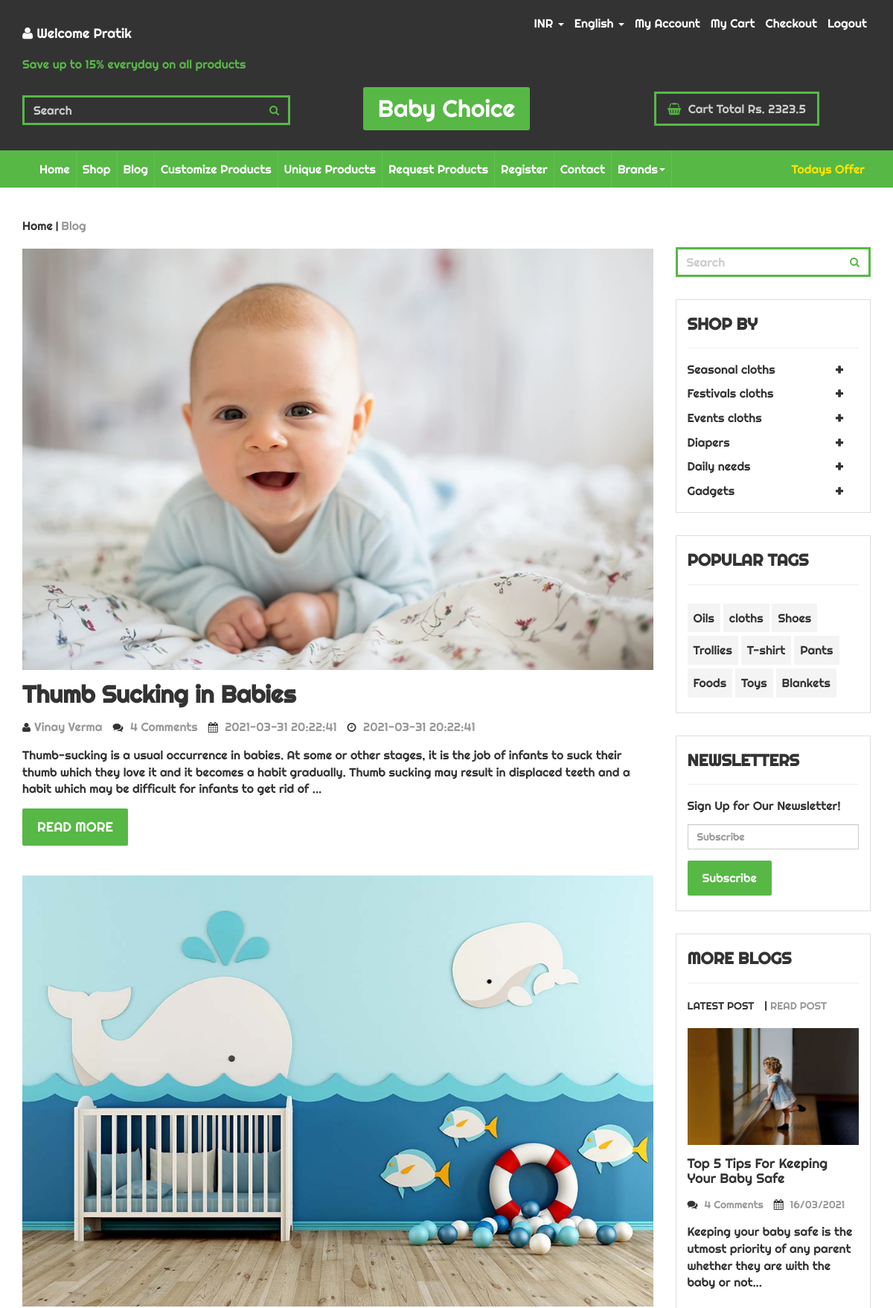
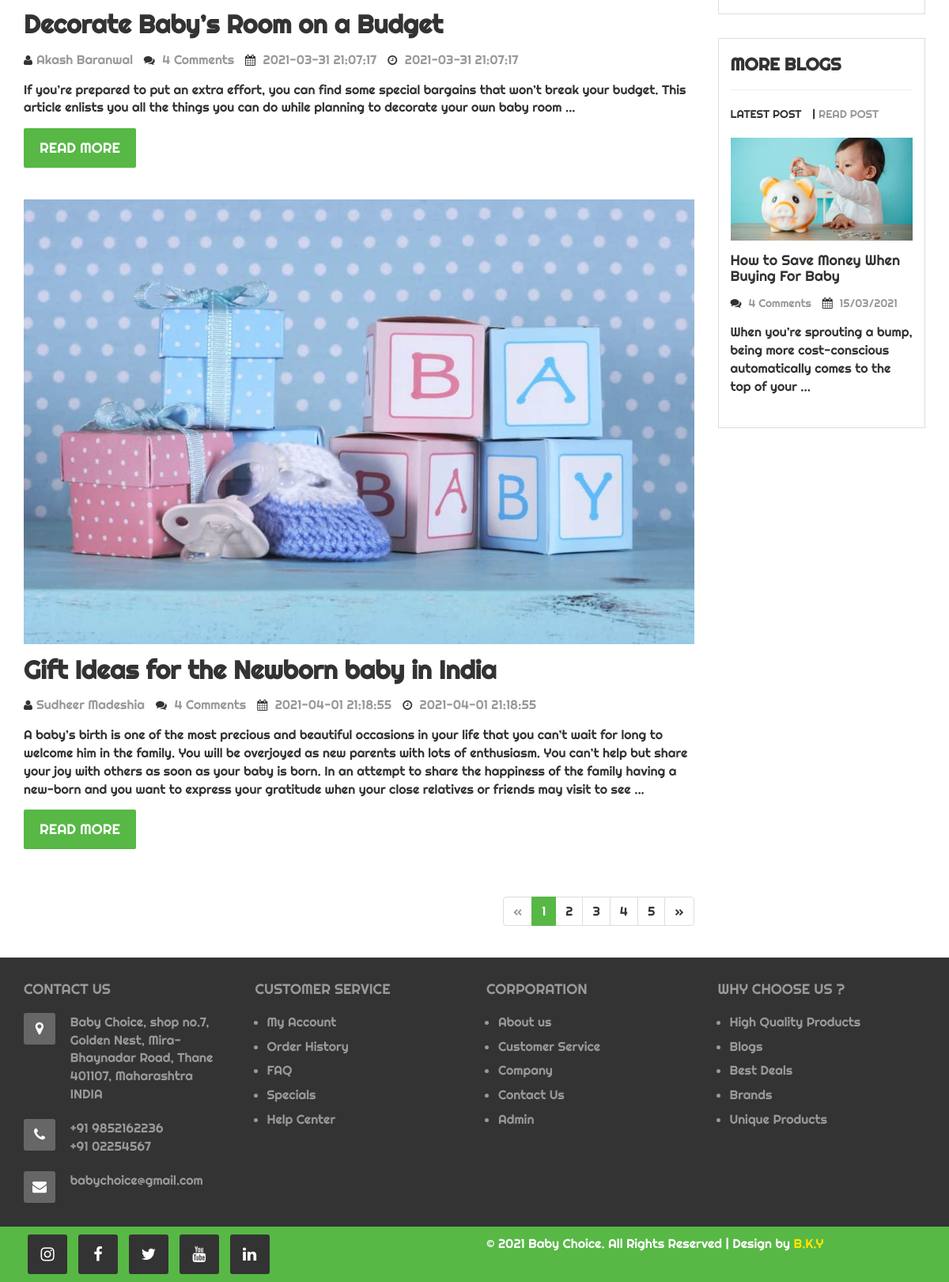
The app's page /blog.php (signed in) with its own data (2 pictures, top to bottom).
### tables this page shows
CREATE TABLE `blogs` (
  `blog_id` int(7) NOT NULL,
  `blog_title` varchar(255) NOT NULL,
  `blog_description` text NOT NULL,
  `blog_author` varchar(255) NOT NULL,
  `blog_image` varchar(255) NOT NULL,
  `blog_time` datetime NOT NULL DEFAULT current_timestamp(),
  `blog_date` datetime NOT NULL DEFAULT current_timestamp()
);

### blog.php (the view, shortened to what this page needs)
<?php
include 'header.php';
?>
<!DOCTYPE html>
<html lang="en">
<head>
  <link href="css/bootstrap.min.css" rel="stylesheet">
  <link href="css/global.css" rel="stylesheet">
  <link href="css/blog.css" rel="stylesheet">
  <link rel="stylesheet" type="text/css" href="css/font-awesome.min.css" />
</head>
<body>
  <section id="center" class="clearfix center_product">
    <div class="container">
      <div class="row">
        <div class="center_p1 clearfix">
          <div class="col-sm-9">
            <div class="center_p1i clearfix">
              <ul class="mgt">
                <li><a href="index.php">Home</a></li> |
                <li class="col_2">Blog</li>
              </ul>
            </div><br>
            <?php
						$sql = "SELECT * FROM `blogs` LIMIT 3";
						$result = mysqli_query($conn, $sql);
						while ($row = mysqli_fetch_assoc($result)) {
							$blogid = $row['blog_id'];
							$blogimage = $row['blog_image'];
							$blogtitle = $row['blog_title'];
							$blogauthor = $row['blog_author'];
							$blogdesc = $row['blog_description'];
							$blogdate = $row['blog_date'];
							echo ' <div class="blog_1 mgt clearfix">
			<a href="blog_detail.php"><img src="img/' . $blogimage . '" class="iw" alt="abc"></a>
			<h3><a href="blog_detail.php">' . $blogtitle . '</a></h3>
			<ul>
				<li><i class="fa fa-user"></i>' . $blogauthor . '</li>
				<li><i class="fa fa-comments"></i> 4 Comments</li>
				<li><i class="fa fa-calendar"></i> ' . $blogdate . ' </li>
				<li><i class="fa fa-clock-o"></i> ' . $blogdate . '</li>
			</ul>
			<p>' . $blogdesc . ' </p>
			<h5><a class="button mgt" href="blog_detail.php?blog=' . $blogid . '">READ MORE</a></h5>
		</div>
		<br>
		<br>
		';
						}
						?>
            <div class="center_product_1r4r text-right clearfix">
              <ul class="pagination">
                <li class="disabled"><a href="blog_detail.php">«</a></li>
                <li class="active"><a href="blog_detail.php">1 <span class="sr-only">(current)</span></a></li>
                <li><a href="blog_detail.php">2</a></li>
                <li><a href="blog_detail.php">3</a></li>
                <li><a href="blog_detail.php">4</a></li>
                <li><a href="blog_detail.php">5</a></li>
                <li><a href="blog_detail.php">»</a></li>
              </ul>
            </div>
          </div>
          <div class="col-sm-3">
            <div class="top_2l center_3l1o clearfix">
              <div class="input-group">
                <input type="text" class="form-control" placeholder="Search">
                <span class="input-group-btn">
                  <button class="btn btn-primary" type="button">
                    <i class="fa fa-search"></i></button>
                </span>
              </div>
            </div>
            <div class="center_3l1 clearfix">
              <h4 class="mgt">SHOP BY</h4>
              <hr>
              <div class="ziehharmonika">
                <h3 data-prefix="★" class=""><a href="#">Seasonal cloths</a>
                  <div class="collapseIcon">+</div>
                </h3>
                <h3 data-prefix="★"><a href="#">Festivals cloths</a>
                  <div class="collapseIcon">+</div>
                </h3>
                <h3 data-prefix="★" class=""><a href="#">Events cloths</a>
                  <div class="collapseIcon">+</div>
                </h3>
                <h3 data-prefix="★"><a href="#">Diapers</a>
                  <div class="collapseIcon">+</div>
                </h3>
                <h3 data-prefix="★" class=""><a href="#">Daily needs</a>
                  <div class="collapseIcon">+</div>
                </h3>
                <h3 data-prefix="★"><a href="#">Gadgets</a>
                  <div class="collapseIcon">+</div>
                </h3>
              </div>
            </div>
            <div class="center_3l1 clearfix">
              <h4 class="mgt">POPULAR TAGS</h4>
              <hr>
              <div class="center_3l1io clearfix">
                <ul class="mgt">
                  <li><a href="#">Oils</a></li>
                  <li><a href="#">cloths</a></li>
                  <li><a href="#">Shoes</a></li>
                  <li><a href="#">Trollies</a></li>
                  <li><a href="#">T-shirt</a></li>
                  <li><a href="#">Pants</a></li>
                  <li><a href="#">Foods</a></li>
                  <li><a href="#">Toys</a></li>
                  <li><a href="#">Blankets</a></li>
                </ul>
              </div>
            </div>
            <div class="center_3l1 clearfix">
              <h4 class="mgt">NEWSLETTERS</h4>
              <hr>
              <h6>Sign Up for Our Newsletter!</h6>
              <input class="form-control" placeholder="Subscribe" type="text">
              <h6><a class="button mgt" href="#">Subscribe</a></h6>
            </div>
            <div class="blog_right clearfix">
              <h4 class="mgt">MORE BLOGS</h4>
              <hr>
              <div class="center_p1i clearfix">
                <ul class="mgt">
                  <li><a href="blog_detail.php">LATEST POST</a></li> |
                  <li><a class="col_2" href="blog_detail.php">READ POST</a></li>
                </ul>
              </div><br>
              <img src="img/35.jpg" class="iw" alt="abc">
              <h5><a href="blog_detail.php">Top 5 Tips For Keeping Your Baby Safe</a></h5>
              <ul>
                <li><i class="fa fa-comments"></i> 4 Comments</li>
                <li><i class="fa fa-calendar"></i> 16/03/2021</li>
              </ul>
              <p>Keeping your baby safe is the utmost priority of any parent whether they are with the
                baby or not...</p><br>
            </div>
            <div class="blog_right clearfix">
              <h4 class="mgt">MORE BLOGS</h4>
              <hr>
              <div class="center_p1i clearfix">
                <ul class="mgt">
                  <li><a href="blog_detail.php">LATEST POST</a></li> |
                  <li><a class="col_2" href="blog_detail.php">READ POST</a></li>
                </ul>
              </div><br>
              <img src="img/36.jpg" class="iw" alt="abc">
              <h5><a href="blog_detail.php">How to Save Money When Buying For Baby</a></h5>
              <ul>
                <li><i class="fa fa-comments"></i> 4 Comments</li>
                <li><i class="fa fa-calendar"></i> 15/03/2021</li>
              </ul>
              <p>When you’re sprouting a bump, being more cost-conscious automatically comes to the top of
                your ...</p><br>
            </div>
          </div>
        </div>
      </div>
    </div>
  </section>
</body>
</html>
<?php
include 'footer.php';
?>

### css/global.css (style rules this page uses)
body { font-family: 'Righteous', cursive; }
h1,h2,h3,h4,h5,h6 { padding:0; margin:0; }
ul { padding:0; margin:0; list-style:none; margin-top:15px; }
p { padding:0; margin:0; font-size:16px; margin-top:15px; }
h3 { font-size:32px; margin-top:15px; font-weight:bold; }
h4 { font-size:22px; margin-top:15px; font-weight:bold; }
h5 { font-size:18px; margin-top:15px; }
h6 { font-size:16px; margin-top:15px; }
.iw { width:100%; }
.button { background:#57b846; display:inline-block; color:#fff; padding:15px 20px!important; margin-top:10px; border-radius:2px; }
.mgt { margin-top:0!important; }
.col_2 { color:#999; }
.top_2l .form-control { border:none; background:none; font-size:16px; }
.top_2l ::placeholder { color: #ccc; opacity: 1; }
.top_2l .input-group { border:3px solid #57b846; }
.top_2l .btn { border:none; background:none; color: #57b846; font-weight:bold; }

### css/blog.css (style rules this page uses)
.center_product { padding-top:40px; padding-bottom:20px; }
.center_p1i ul li { display:inline-block; }
.center_3l1 { border:1px solid #ddd; padding:20px 15px; margin-top:30px; }
.center_3l1o { margin-top:40px; }
.center_3l1 .form-control { margin-top:15px; border-radius:0; }
.center_3l1io ul li { display:inline-block; margin-top:5px; font-size:16px; }
.center_3l1io ul li a { padding:8px; display:block; background:#f4f4f4; }
.ziehharmonika h3 { cursor: pointer; padding-right: 40px; transition: 0.25s all; position: relative; font-size:16px; font-weight:100; }
.ziehharmonika .collapseIcon { position: absolute; right: 20px; top: 45%; font-size: 24px; font-weight: 300; -ms-transform: translate(0, -50%); transform: translate(0, -50%); }
.blog_1 ul li { display:inline-block; margin-right:10px; color:#999; }
.blog_1 ul li i { margin-right:5px; font-size:14px; color:#333; }
.blog_1 { margin-top:30px; }
.center_product_1r4r ul li a { color:#333; }
.pagination>.active>a, .pagination>.active>span, .pagination>.active>a:hover, .pagination>.active>span:hover, .pagination>.active>a:focus, .pagination>.active>span:focus { background: #57b846; color:#fff; border-color:#57b846; }
.blog_right { border:1px solid #ddd; padding:20px 15px; margin-top:30px; }
.blog_right ul li { display:inline-block; margin-right:10px; color:#999; font-size:14px; }
.blog_right ul li i { margin-right:5px; font-size:14px; color:#333; }

### records on screen
blogs: blog_image (picture), blog_title "Thumb Sucking in Babies", blog_author "Vinay Verma", blog_date "2021-03-31 20:22:41", blog_description "Thumb-sucking is a usual occurrence in babies. At some or other stages, it is the job of infants to suck their thumb which they love it and it becomes a habit gradually. Thumb sucking may result in displaced teeth and a habit which may be difficult for infants to get rid of ..."
blogs: blog_image (picture), blog_title "Decorate Baby’s Room on a Budget", blog_author "Akash Baranwal", blog_date "2021-03-31 21:07:17", blog_description "If you’re prepared to put an extra effort, you can find some special bargains that won’t break your budget. This article enlists you all the things you can do while planning to decorate your own baby room ..."
blogs: blog_image (picture), blog_title "Gift Ideas for the Newborn baby in India", blog_author "Sudheer Madeshia", blog_date "2021-04-01 21:18:55", blog_description "A baby’s birth is one of the most precious and beautiful occasions in your life that you can’t wait for long to welcome him in the family. You will be overjoyed as new parents with lots of enthusiasm. You can’t help but share your joy with others as soon as your baby is born. In an attempt to share the happiness of the family having a new-born and you want to express your gratitude when your close relatives or friends may visit to see ..."

### other values on screen
$_SESSION['fname'] "Pratik"
$_SESSION['cartBill'] "2323.5"
